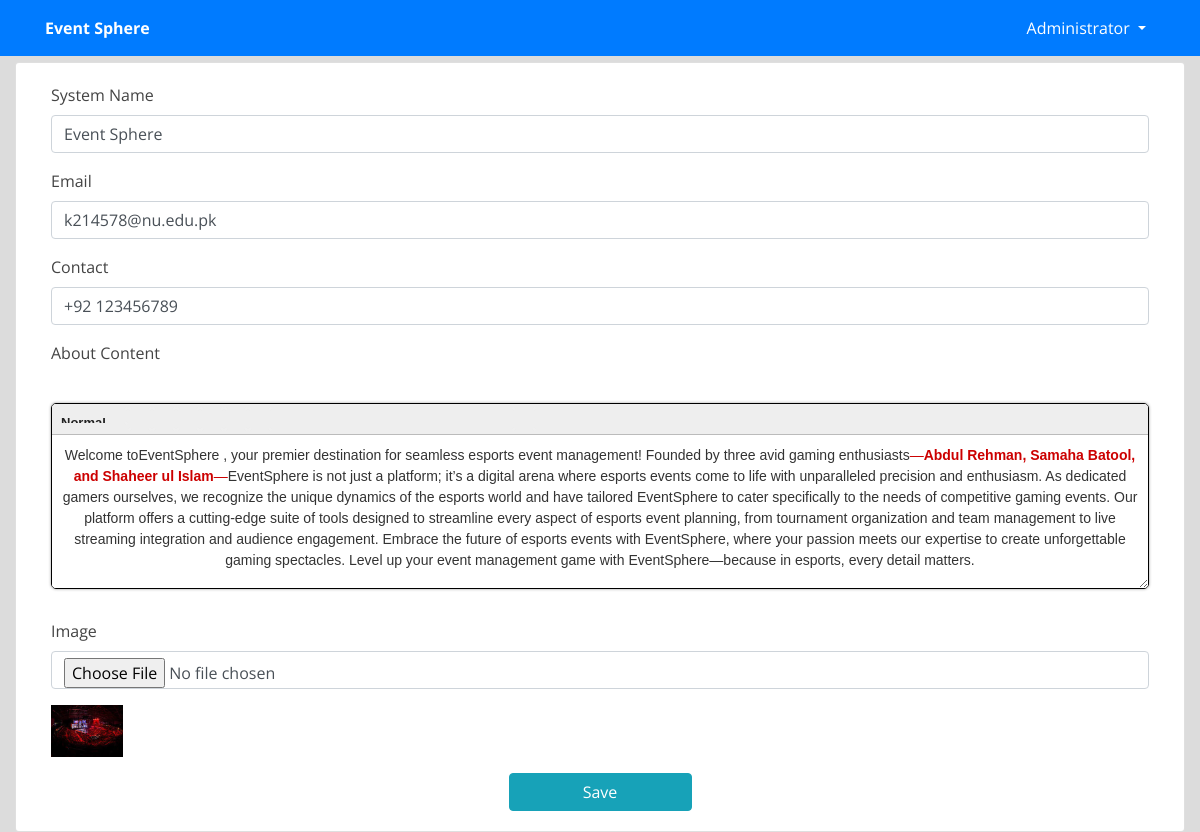
Page /admin/index.php?page=site_settings (signed in) on the earlier database version.
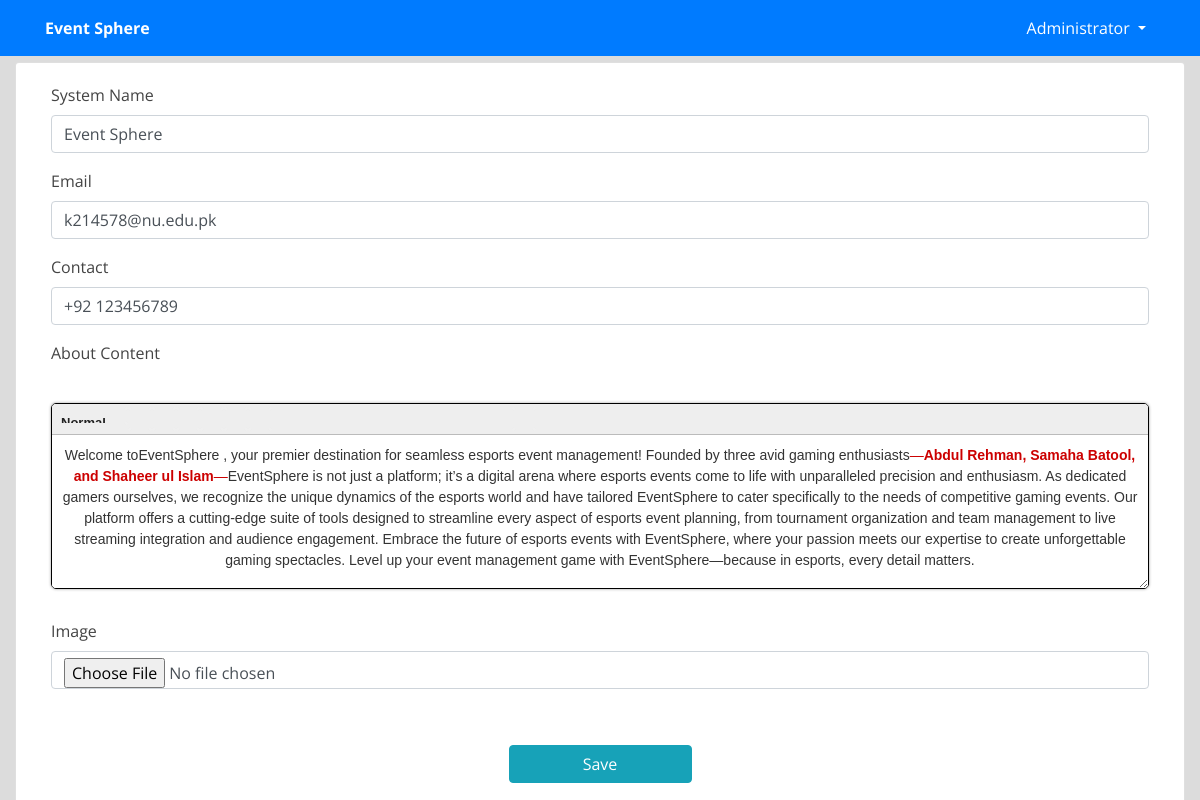
Same page on the later database version.
### tables this page shows
CREATE TABLE `system_settings` (
  `id` int(30) NOT NULL,
  `name` text NOT NULL,
  `email` varchar(200) NOT NULL,
  `contact` varchar(20) NOT NULL,
  `cover_img` text NOT NULL,
  `about_content` text NOT NULL
);

### admin/site_settings.php (the view, shortened to what this page needs)
<?php
include 'db_connect.php';
$qry = $conn->query("SELECT * from system_settings limit 1");
if($qry->num_rows > 0){
	foreach($qry->fetch_array() as $k => $val){
		$meta[$k] = $val;
	}
}
 ?>
<div class="container-fluid">
	<div class="card col-lg-12">
		<div class="card-body">
			<form action="" id="manage-settings">
				<div class="form-group">
					<label for="name" class="control-label">System Name</label>
					<input type="text" class="form-control" id="name" name="name" value="<?php echo isset($meta['name']) ? $meta['name'] : '' ?>" required>
				</div>
				<div class="form-group">
					<label for="email" class="control-label">Email</label>
					<input type="email" class="form-control" id="email" name="email" value="<?php echo isset($meta['email']) ? $meta['email'] : '' ?>" required>
				</div>
				<div class="form-group">
					<label for="contact" class="control-label">Contact</label>
					<input type="text" class="form-control" id="contact" name="contact" value="<?php echo isset($meta['contact']) ? $meta['contact'] : '' ?>" required>
				</div>
				<div class="form-group">
					<label for="about" class="control-label">About Content</label>
				</div>
				<div class="form-group">
					<label for="" class="control-label">Image</label>
					<input type="file" class="form-control" name="img" onchange="displayImg(this,$(this))">
				</div>
				<div class="form-group">
					<img src="<?php echo isset($meta['cover_img']) ? 'assets/uploads/'.$meta['cover_img'] :'' ?>" alt="" id="cimg">
				</div>
				<center>
					<button class="btn btn-info btn-primary btn-block col-md-2">Save</button>
				</center>
			</form>
		</div>
	</div>
</div>

Differences in the rows shown:
changed system_settings "Event Sphere": cover_img: picture removed
